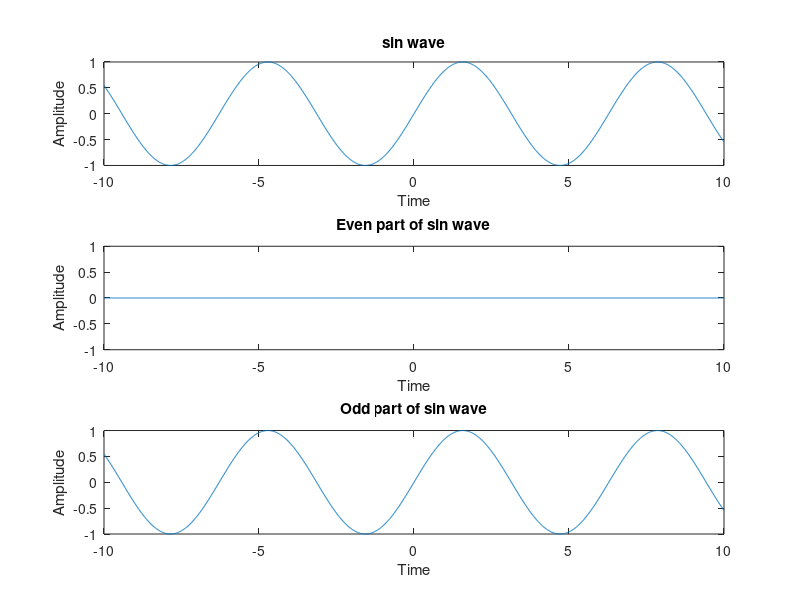

This figure's MATLAB source:
close all;
clear;
m=-10:.01:10;
y=sin(m);
subplot(3,1,1);
plot(m,y);
ylabel('Amplitude');
xlabel('Time');
title('sin wave');

minusy=sin(-m);

even=(y+minusy)/2;
subplot(3,1,2);
plot(m,even);
ylabel('Amplitude');
xlabel('Time');
title('Even part of sin wave');

odd=(y-minusy)/2;
subplot(3,1,3);
plot(m,odd);
ylabel('Amplitude');
xlabel('Time');
title('Odd part of sin wave');
